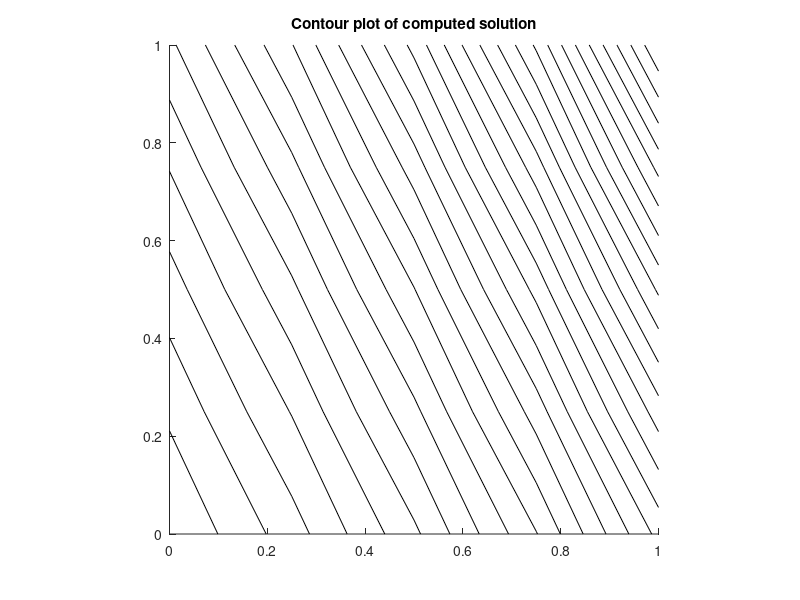

Recreate this plot in MATLAB.

% poisson2.m  -- solve the Poisson problem u_{xx} + u_{yy} = f(x,y)
% on [a,b] x [a,b].  
% 
% The 5-point Laplacian is used at interior grid points.
% This system of equations is then solved using backslash.
% 
% From  http://www.amath.washington.edu/~rjl/fdmbook/chapter3  (2007)
clear all; close all;

a = 0; 
b = 1; 
m = 3; %m+1= 4, 8, 16, 32
h = (b-a)/(m+1)
x = linspace(a,b,m+2);   % grid points x including boundaries
y = linspace(a,b,m+2);   % grid points y including boundaries


[X,Y] = meshgrid(x,y);      % 2d arrays of x,y values
X = X';                     % transpose so that X(i,j),Y(i,j) are
Y = Y';                     % coordinates of (i,j) point

Iint = 2:m+1;              % indices of interior points in x
Jint = 2:m+1;              % indices of interior points in y
Xint = X(Iint,Jint);       % interior points
Yint = Y(Iint,Jint);

f = @(x,y) 1.25*exp(x+y/2);         % f(x,y) function

rhs = f(Xint,Yint);        % evaluate f at interior points for right hand side
                           % rhs is modified below for boundary conditions.

utrue = exp(X+Y/2);        % true solution for test problem

% set boundary conditions around edges of usoln array:

usoln = utrue;              % use true solution for this test problem
                            % This sets full array, but only boundary values
                            % are used below.  For a problem where utrue
                            % is not known, would have to set each edge of
                            % usoln to the desired Dirichlet boundary values.


% adjust the rhs to include boundary terms:
rhs(:,1) = rhs(:,1) - usoln(Iint,1)/h^2;
rhs(:,m) = rhs(:,m) - usoln(Iint,m+2)/h^2;
rhs(1,:) = rhs(1,:) - usoln(1,Jint)/h^2;
rhs(m,:) = rhs(m,:) - usoln(m+2,Jint)/h^2;


% convert the 2d grid function rhs into a column vector for rhs of system:
F = reshape(rhs,m*m,1);

% form matrix A:
I = speye(m);
e = ones(m,1);
T = spdiags([e -4*e e],[-1 0 1],m,m);
S = spdiags([e e],[-1 1],m,m);
A = (kron(I,T) + kron(S,I)) / h^2;
A= -1* A;


% Solve the linear system:
% uvec = A\F;  % backstash
%[uvec,flag,relres,iter]  = pcg(A,F,1e-8,100)
x0 =ones(m^2,1);
L = ichol(A,struct('michol','on'));
[uvec,fl2,rr2,it2,rv2] = pcg(A,F,[],[],L,L',x0);

uvec = -1* uvec


% reshape vector solution uvec as a grid function and 
% insert this interior solution into usoln for plotting purposes:
% (recall boundary conditions in usoln are already set) 

usoln(Iint,Jint) = reshape(uvec,m,m);

% assuming true solution is known and stored in utrue:
diff =usoln-utrue;
infn= norm(usoln-utrue,inf)
err = max(max(abs(usoln-utrue)));   
fprintf('Error relative to true solution of PDE = %10.3e \n',err)

% plot results:

clf
hold on

% plot grid:
% plot(X,Y,'g');  plot(X',Y','g')

% plot solution:
contour(X,Y,usoln,30,'k')

axis([a b a b])
daspect([1 1 1])
title('Contour plot of computed solution')
hold off

